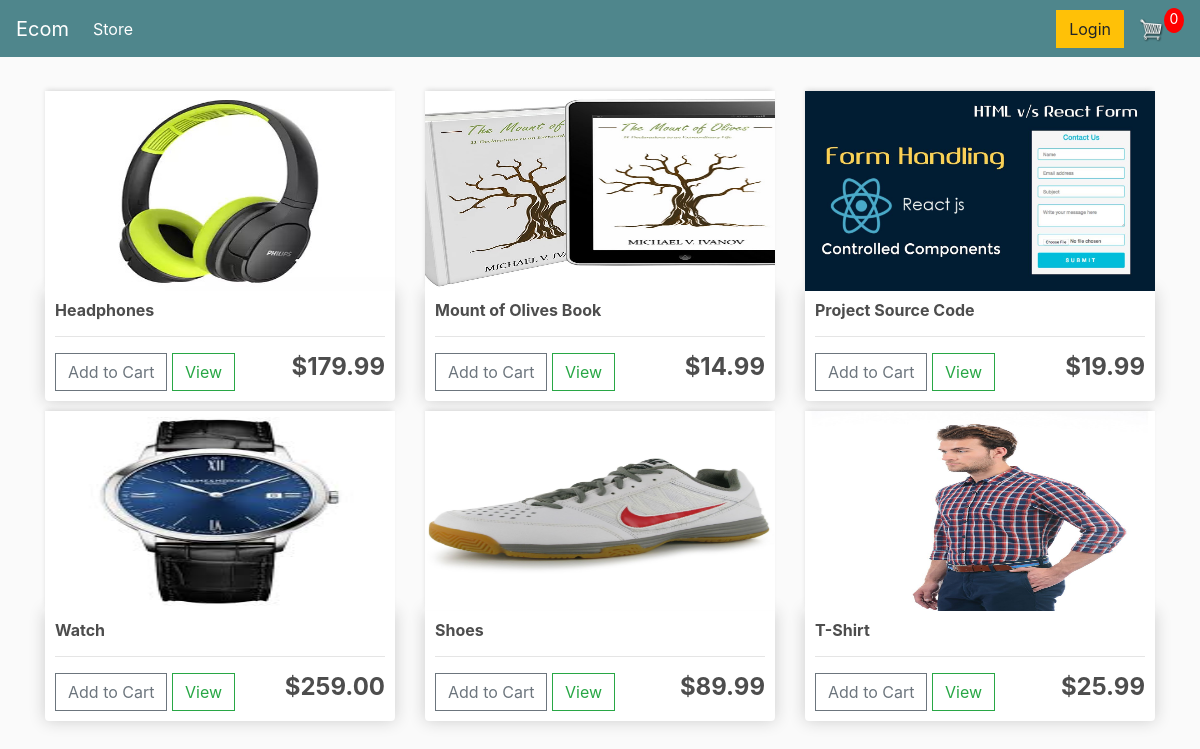
The page / on the database its author committed.
### store/models.py (models this page shows, shortened)
class Product(models.Model):
    name = models.CharField(max_length=200, null=True)
    price = models.DecimalField(max_digits=7,decimal_places=2)
    digital = models.BooleanField(default=False, null=True, blank=False)
    image =models.ImageField(null=True, blank=True)
    @property
    def image_url(self):
        if self.image and hasattr(self.image, 'url'):
            return self.image.url

### store/views.py (the view)
# urls.py: path('', include('store.urls')),
def store(request):
     data = cartData(request)
     cartItems = data['cartItems']
     products=Product.objects.all()
     context = {'products':products, 'cartItems':cartItems}
     return render(request, 'store/store.html', context)

### store/utils.py (called while the page is built, shortened)
def cookieCart(request):
    try:
        cart = json.loads(request.COOKIES['cart'])
    except:
        cart = {}
    print('Cart:', cart)
    items = []
    order = {'get_cart_total':0,'get_cart_items':0, 'shipping': False}
    cartItems = order['get_cart_items']
    return{'cartItems': cartItems, 'order':order, 'items':items}

def cartData(request):
    if request.user.is_authenticated:
        customer = request.user.customer
        order,created = Order.objects.get_or_create(customer=customer, complete=False)
        items = order.orderitem_set.all()
        cartItems = order.get_cart_items
    else:
         cookieData = cookieCart(request)
         cartItems = cookieData['cartItems']
         order = cookieData['order']
         items = cookieData['items']
    return{'cartItems': cartItems, 'order':order, 'items':items}

### store/templates/store/store.html
{% extends 'store/main.html' %}
{% load static %}
{% block content%}
<div class="row">
  {% for product in products  %}
  <div class="col-lg-4">
    <img class="thumbnail" src="{{product.image_url|default_if_none:'#'}}">
    <div class="box-element product">
      <h6><strong>{{product.name}}</strong></h6>
      <hr>
      <button data-product={{product.id}} data-action="add"
       class="btn btn-outline-secondary add-btn update-cart">
	  Add to Cart
       </button>
      <a class="btn btn-outline-success" href="#">View</a>
      <h4 style="display: inline-block; float: right">
	<strong>${{ product.price|floatformat:2  }}</strong>
      </h4>
    </div>
  </div>
  {% endfor %}
</div>
{% endblock content%}

### store/templates/store/main.html (shortened to what this page needs)
<!DOCTYPE html>
{% load static %}
<html>
    <head>
	<link rel="stylesheet" href="https://cdn.jsdelivr.net/npm/bootstrap@4.5.3/dist/css/bootstrap.min.css"
>
	<link rel="stylesheet" type="text/css" href="{% static 'css/main.css' %}">
     </head>
    <body>
<nav class="navbar navbar-expand-lg navbar-dark bg-dark">
  <a class="navbar-brand" href="{% url 'store' %}">Ecom</a>
  <div class="collapse navbar-collapse" id="navbarSupportedContent">
    <ul class="navbar-nav mr-auto">
      <li class="nav-item active">
        <a class="nav-link" href="{% url 'store' %}"> Store <span class="sr-only">(current)</span></a>
      </li>
    </ul>
     <div class="form-inline my-2 my-lg-0">
	     	<a href="#"class="btn btn-warning">Login</a>
	     	<a href="{% url 'cart' %}">
	          <img  id="cart-icon" src="{% static 'images/cart.png' %}">
	    	</a>
	    	<p id="cart-total">{{cartItems}}</p>
     </div>
  </div>
</nav>
      <div class="container">
        <br>
	{% block content%}
	{% endblock content%}
      </div>
     </body>
</html>

### static/css/main.css (style rules this page uses)
body { background-color: hsl(0, 0%, 98%); }
h1,h2,h3,h4,h5,h6 { color:hsl(0, 0%, 30%); }
.box-element { box-shadow:hsl(0, 0%, 80%) 0 0 16px; background-color: #fff; border-radius: 4px; padding: 10px; }
.thumbnail { width: 100%; height: 200px; -webkit-box-shadow: -1px -3px 5px -2px rgba(214,214,214,1); -moz-box-shadow: -1px -3px 5px -2px rgba(214,214,214,1); box-shadow: -1px -3px 5px -2px rgba(214,214,214,1); }
.product { border-radius: 0 0 4px 4px; }
.bg-dark { background-color: #4f868c!important; }
#cart-icon { width:25px; display: inline-block; margin-left: 15px; }
#cart-total { display: block; text-align: center; color:#fff; background-color: red; width: 20px; height: 25px; border-radius: 50%; font-size: 14px; }
.col-lg-4, .col-lg-6, .col-lg-8, .col-lg-12 { margin-top: 10px; }
.btn { border-radius: 0; }

### rows shown on the page
Product: image_url (picture), name "Headphones", price "179.99"
Product: image_url (picture), name "Mount of Olives Book", price "14.99"
Product: image_url (picture), name "Project Source Code", price "19.99"
Product: image_url (picture), name "Watch", price "259.00"
Product: image_url (picture), name "Shoes", price "89.99"
Product: image_url (picture), name "T-Shirt", price "25.99"

### other values the page prints
{{ cartItems }} "0"
